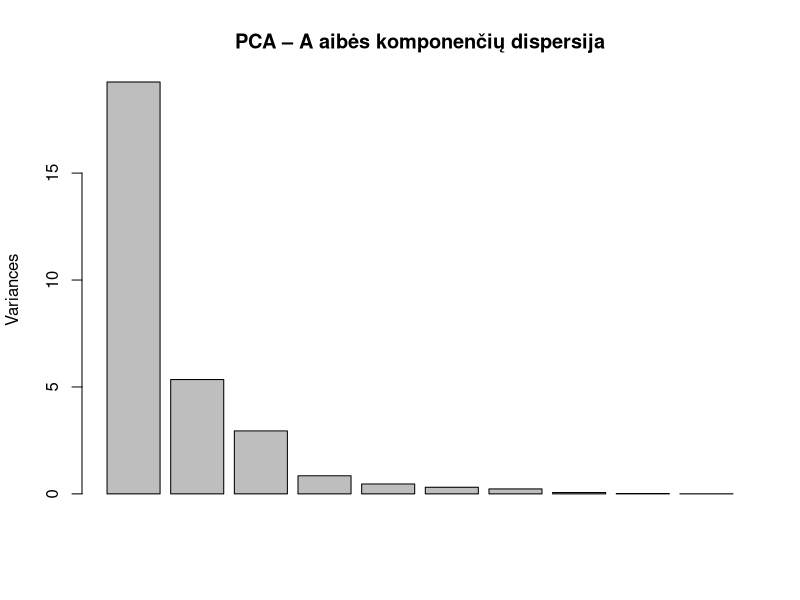
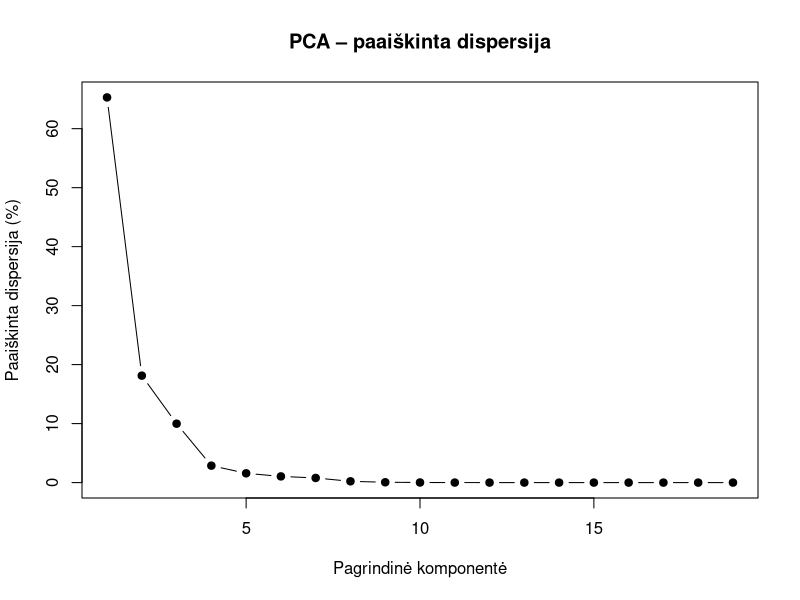

Reproduce these figures in R, in order.
# =========================================================
# A02 DEIMANTŲ DUOMENŲ RINKINIO SUTVARKYMAS
# (tik duomenų paruošimas, be vizualizacijų ir patikrinimų)
# =========================================================

library(ggplot2)   # ggplot2::diamonds originaliai bazei
library(dplyr)


# =========================================================
# 1. NUSKAITYMAS
# =========================================================

deimantai <- read.csv("A02.csv", na.strings = c(""))
deimantai_original <- deimantai

# =========================================================
# 2. DUOMENŲ TIPŲ TVARKYMAS
# =========================================================

# price: pašaliname valiutos simbolius ir kitus neskaitinius ženklus
deimantai$price <- as.numeric(gsub("[^0-9.]", "", deimantai$price))

# depth: netinkamos tekstinės reikšmės tampa NA
deimantai$depth <- suppressWarnings(as.numeric(deimantai$depth))

# class: kategorinis požymis
deimantai$class <- as.factor(deimantai$class)


# =========================================================
# 3. ORIGINALI BAZĖ VALIDAVIMUI (Ideal + Premium)
# =========================================================

originalas <- ggplot2::diamonds %>%
  mutate(class = as.character(cut)) %>%
  filter(class %in% c("Ideal", "Premium"))

deimantai_su_id <- deimantai %>%
  mutate(a02_id = row_number())


# =========================================================
# 4. carat IR y ATITIKMENŲ PAIEŠKA ORIGINALIOJE BAZĖJE
#    (abu ieškomi pagal dar neatkurtą A02 būseną)
# =========================================================

# --- carat ---
carat_match <- deimantai_su_id %>%
  filter(!is.na(carat) & carat <= 0) %>%
  select(a02_id, depth, table, price, x, y, z, class) %>%
  left_join(
    originalas %>%
      select(depth, table, price, x, y, z, class,
             carat_original = carat),
    by = c("depth", "table", "price", "x", "y", "z", "class")
  )

# --- y ---
y_match <- deimantai_su_id %>%
  filter(!is.na(y) & y <= 0) %>%
  select(a02_id, carat, depth, table, price, x, z, class) %>%
  left_join(
    originalas %>%
      select(carat, depth, table, price, x, z, class,
             y_original = y),
    by = c("carat", "depth", "table", "price", "x", "z", "class")
  )

# y: po vieną rezultatą kiekvienam a02_id
y_match_unique <- y_match %>%
  distinct(a02_id, .keep_all = TRUE)


# =========================================================
# 5. carat, y ATKŪRIMAS
# =========================================================

deimantai$carat[carat_match$a02_id]   <- carat_match$carat_original
deimantai$y[y_match_unique$a02_id]    <- y_match_unique$y_original


# =========================================================
# 6. z = 0 ATKŪRIMAS PAGAL depth FORMULĘ
#    depth = z / ((x + y) / 2) * 100  =>  z = depth * (x + y) / 200
# =========================================================

i_z0 <- which(deimantai$z <= 0)
deimantai$z[i_z0] <- deimantai$depth[i_z0] *
  (deimantai$x[i_z0] + deimantai$y[i_z0]) / 200


# =========================================================
# 7. IŠVESTINIŲ POŽYMIŲ PERSKAIČIAVIMAS
# =========================================================

deimantai$volume_xyz <- deimantai$x * deimantai$y * deimantai$z

deimantai$area_xy <- deimantai$x * deimantai$y
deimantai$area_xz <- deimantai$x * deimantai$z
deimantai$area_yz <- deimantai$y * deimantai$z

deimantai$price_per_carat <- deimantai$price / deimantai$carat

deimantai$length_width_ratio <- deimantai$x / deimantai$y

deimantai$depth_ratio <-
  deimantai$z / ((deimantai$x + deimantai$y) / 2)

deimantai$table_depth_ratio <- deimantai$table / deimantai$depth

deimantai$carat_per_volume <- deimantai$carat / deimantai$volume_xyz
deimantai$price_per_volume <- deimantai$price / deimantai$volume_xyz

deimantai$mean_dimension <-
  (deimantai$x + deimantai$y + deimantai$z) / 3

# Matmenų variacijos koeficientas (populiacijos SD)
deimantai$dimension_cv <- apply(
  deimantai[, c("x", "y", "z")],
  1,
  function(v) {
    m <- mean(v)
    sqrt(mean((v - m)^2)) / m
  }
)


# =========================================================
# 8. depth ATKŪRIMAS (tik vienareikšmiai atitikmenys)
# =========================================================

depth_min_original <- min(originalas$depth, na.rm = TRUE)
depth_max_original <- max(originalas$depth, na.rm = TRUE)

itartinas_depth <- deimantai %>%
  mutate(a02_id = row_number()) %>%
  filter(!is.na(depth) &
           (depth < depth_min_original | depth > depth_max_original))

depth_match <- itartinas_depth %>%
  select(a02_id, carat, table, price, x, y, z, class) %>%
  left_join(
    originalas %>%
      select(carat, table, price, x, y, z, class,
             depth_original = depth),
    by = c("carat", "table", "price", "x", "y", "z", "class")
  )

depth_match_unique <- depth_match %>%
  filter(!is.na(depth_original)) %>%
  group_by(a02_id) %>%
  filter(n_distinct(depth_original) == 1) %>%
  slice(1) %>%
  ungroup()

deimantai$depth[depth_match_unique$a02_id] <-
  depth_match_unique$depth_original

# Perskaičiuojame nuo depth priklausantį požymį
deimantai$table_depth_ratio <- deimantai$table / deimantai$depth


# =========================================================
# 9. price ATKŪRIMAS
#    - vienareikšmiai atitikmenys: tiksli originali reikšmė
#    - nevienareikšmiai: unikalių galimų reikšmių vidurkis
# =========================================================

price_min_original <- min(originalas$price, na.rm = TRUE)
price_max_original <- max(originalas$price, na.rm = TRUE)

itartinas_price <- deimantai %>%
  mutate(a02_id = row_number()) %>%
  filter(!is.na(price) &
           (price < price_min_original | price > price_max_original))

price_match <- itartinas_price %>%
  select(a02_id, carat, depth, table, x, y, z, class) %>%
  left_join(
    originalas %>%
      select(carat, depth, table, x, y, z, class,
             price_original = price),
    by = c("carat", "depth", "table", "x", "y", "z", "class")
  )

# vienareikšmiai
price_match_unique <- price_match %>%
  filter(!is.na(price_original)) %>%
  group_by(a02_id) %>%
  filter(n_distinct(price_original) == 1) %>%
  slice(1) %>%
  ungroup()

# nevienareikšmiai -> unikalių originalių kainų vidurkis
price_match_vidurkiai <- price_match %>%
  filter(!is.na(price_original)) %>%
  group_by(a02_id) %>%
  filter(n_distinct(price_original) > 1) %>%
  summarise(
    price_vidurkis = mean(unique(price_original), na.rm = TRUE),
    .groups = "drop"
  )

deimantai$price[price_match_unique$a02_id] <-
  price_match_unique$price_original

deimantai$price[price_match_vidurkiai$a02_id] <-
  price_match_vidurkiai$price_vidurkis

# Perskaičiuojame nuo price priklausančius požymius
deimantai$price_per_carat  <- deimantai$price / deimantai$carat
deimantai$price_per_volume <- deimantai$price / deimantai$volume_xyz
deimantai$price_per_volume[is.infinite(deimantai$price_per_volume)] <- NA


# =========================================================
# 10. LIKUSIŲ NA UŽPILDYMAS MEDIANA (carat, depth, price)
# =========================================================

carat_mediana <- median(deimantai$carat, na.rm = TRUE)
depth_mediana <- median(deimantai$depth, na.rm = TRUE)
price_mediana <- median(deimantai$price, na.rm = TRUE)

deimantai$carat[is.na(deimantai$carat)] <- carat_mediana
deimantai$depth[is.na(deimantai$depth)] <- depth_mediana
deimantai$price[is.na(deimantai$price)] <- price_mediana


# =========================================================
# 11. GALUTINIS IŠVESTINIŲ POŽYMIŲ PERSKAIČIAVIMAS
# =========================================================

deimantai$price_per_carat    <- deimantai$price / deimantai$carat
deimantai$table_depth_ratio  <- deimantai$table / deimantai$depth
deimantai$carat_per_volume   <- deimantai$carat / deimantai$volume_xyz
deimantai$price_per_volume   <- deimantai$price / deimantai$volume_xyz

deimantai$carat_per_volume[is.infinite(deimantai$carat_per_volume)] <- NA
deimantai$price_per_volume[is.infinite(deimantai$price_per_volume)] <- NA

# =========================================================
# 12. EILUČIŲ ID
#     (reikalingas A prieš C palyginimui: bendriems objektams rasti)
# =========================================================

deimantai$id <- seq_len(nrow(deimantai))

pozymiai_visi <- setdiff(
  names(deimantai)[sapply(deimantai, is.numeric)],
  "id"
)


# =========================================================
# 13. TRYS DUOMENŲ AIBĖS (dar be mastelio keitimo)
# =========================================================

# ---------------------------------------------------------
# 13.1. A: pilna sutvarkyta aibė
# ---------------------------------------------------------

deimantai_pilna <- deimantai


# ---------------------------------------------------------
# 13.2. B: be stipriai koreliuojančių požymių
# ---------------------------------------------------------

pasalinti_pozymiai <- c(
  "x", "y", "z",
  "volume_xyz", "area_xy", "area_xz", "area_yz", "mean_dimension",
  "depth_ratio", "dimension_cv",
  "price_per_carat", "price_per_volume",
  "table_depth_ratio"
)

deimantai_be_koreliuotu <- deimantai[
  , !(names(deimantai) %in% pasalinti_pozymiai)
]


# ---------------------------------------------------------
# 13.3. C: be ekstremumų (už [Q1 - 3*IQR ; Q3 + 3*IQR])
#       Eilutė šalinama, jei ekstremumas yra bent viename
#       skaitiniame požymyje.
# ---------------------------------------------------------

ar_ekstremumas <- function(x) {
  q <- quantile(x, c(0.25, 0.75), na.rm = TRUE)
  h <- 3 * IQR(x, na.rm = TRUE)
  !is.na(x) & (x < q[1] - h | x > q[2] + h)
}

ekstremumu_matrica <- sapply(deimantai[pozymiai_visi], ar_ekstremumas)
eilutes_su_ekstremumais <- rowSums(ekstremumu_matrica) > 0

deimantai_be_ekstremumu <- deimantai[!eilutes_su_ekstremumais, ]

# Ekstremumų suvestinė pagal požymį (README lentelei)
ekstremumu_lentele <- data.frame(
  pozymis = pozymiai_visi,
  ekstremumu_kiekis = colSums(ekstremumu_matrica),
  procentas = round(colMeans(ekstremumu_matrica) * 100, 2)
)
ekstremumu_lentele <- ekstremumu_lentele[
  order(-ekstremumu_lentele$ekstremumu_kiekis),
]

dim(deimantai_be_ekstremumu)

# =========================================================
# 14. MASTELIO KEITIMAS: ROBUST SCALING (x - mediana) / IQR
#     Taikomas kiekvienai aibei ATSKIRAI, tik skaitiniams
#     požymiams. `id` ir `class` nekeičiami.
# =========================================================

robust_scale <- function(df) {
  cols <- setdiff(names(df)[sapply(df, is.numeric)], "id")
  for (col in cols) {
    iqr <- IQR(df[[col]])
    if (iqr == 0) stop(paste("IQR = 0 požymiui:", col))
    df[[col]] <- (df[[col]] - median(df[[col]])) / iqr
  }
  df
}

aibe_A <- robust_scale(deimantai_pilna)
aibe_B <- robust_scale(deimantai_be_koreliuotu)
aibe_C <- robust_scale(deimantai_be_ekstremumu)


# =========================================================
# 15. ĮĖJIMAI PROJEKCIJOMS
#     Tik skaitiniai požymiai: be `class` ir be `id`.
#     `class` ir `id` laikomi atskirai (spalvoms, kNN tikslumui,
#     bendriems objektams rasti).
# =========================================================

paruosti_iejima <- function(df) {
  X <- as.matrix(df[, setdiff(names(df), c("id", "class"))])
  stopifnot(!anyNA(X), all(is.finite(X)))
  X
}

X_A <- paruosti_iejima(aibe_A)
X_B <- paruosti_iejima(aibe_B)
X_C <- paruosti_iejima(aibe_C)

klase_A <- aibe_A$class
klase_C <- aibe_C$class

id_A <- aibe_A$id
id_C <- aibe_C$id

# Bendri A ir C objektai (C yra A poaibis)
bendri_id <- intersect(id_A, id_C)
length(bendri_id)    

dim(X_A)   
dim(X_B)   
dim(X_C)   


# =========================================================
# 16. IŠSAUGOJIMAS (kad visi trys naudotų tuos pačius įėjimus)
# =========================================================

write.csv(aibe_A, "aibe_A.csv", row.names = FALSE)
write.csv(aibe_B, "aibe_B.csv", row.names = FALSE)
write.csv(aibe_C, "aibe_C.csv", row.names = FALSE)

# =========================================================
# 17. PCA ANALIZĖ – A AIBĖ
# =========================================================

pca_A <- prcomp(X_A, center = TRUE, scale. = FALSE)

summary(pca_A)

# PCA paaiškintos dispersijos grafikas

plot(
  pca_A,
  main = "PCA – A aibės komponenčių dispersija"
)
# Kiekvienos komponentės paaiškinta dispersija (%)
dispersija <- 100 * pca_A$sdev^2 / sum(pca_A$sdev^2)

plot(
  dispersija,
  type = "b",
  pch = 19,
  main = "PCA – paaiškinta dispersija",
  xlab = "Pagrindinė komponentė",
  ylab = "Paaiškinta dispersija (%)"
)
